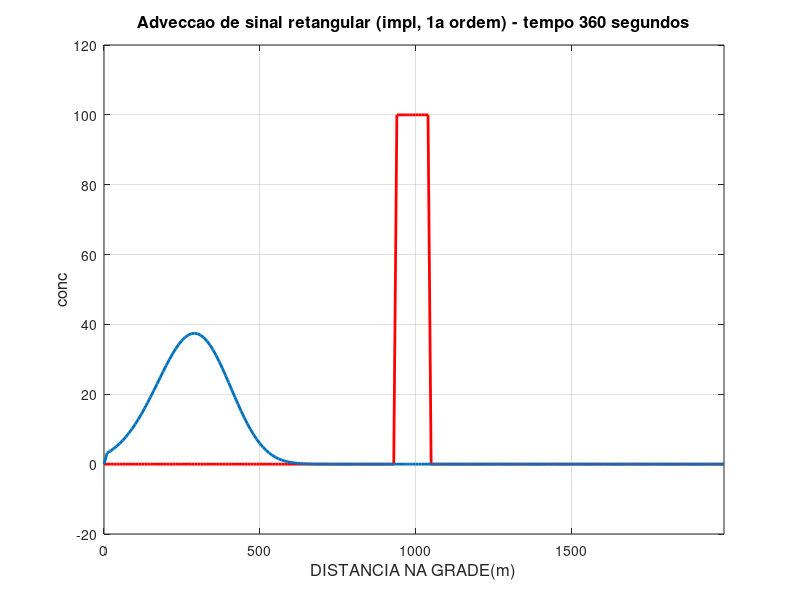

Here is the MATLAB script that generated this plot:
% SOLUCAO DA EQUACAO DA ADVECCAO UNI-DIMENSIONAL LINEAR 
% POR METODO EXPLICITO DE PRIMEIRA ORDEM NO TEMPO E NO ESPACO. 
% SOLUCAO DA ADVECCAO DE UM SINAL RETANGULAR EM SUB-REGIAO DA GRADE   

% FORNECER NUMERO DE PONTOS DA GRADE, NUMERO DE PASSOS DE TEMPO, VELOCIDADE (m/s),
% ESPACAMENTO DE GRADE (m), PASSO DE TEMPO (s),
% AMPLITUDE DO SINAL E SUA POSICAO INICIAL NA GRADE
% E FREQUENCIA DE PLOTAGEM

% referencia exercicio 2.3

%clear all; close all; 
clc

% CONSTANTES DO MODELO
jmax=200;
nmax=90;
% testar com c=2;
c=-2;
dx=10;
% testar com dt=5 (coef de amplificacao = 1)
dt=4;

% parametros extras
pol=100;
posini=95;
posfim=105;
freqplo=5;
xgrid=((1:jmax)-1)*dx;

% CALCULOS INICIAIS
qpos=(c+abs(c))*dt/dx/2;
qneg=(c-abs(c))*dt/dx/2;

% CONDICOES INICIAIS
fatu=zeros(jmax,1);
fren=zeros(jmax,1);

fatu(posini:posfim)=pol;
fcin=fatu;

contplo=1;
pol020=0.2*pol;
pol120=1.2*pol;

sj=zeros(1,jmax);
pj=zeros(1,jmax);
dj=zeros(1,jmax);

aj=0;
bj=1-c*dt/dx;
cj=c*dt/dx;

% LOOP NO TEMPO
% CONDICOES DE CONTORNO
% FORMULA DE RECORRENCIA
% PLOTAGEM (PRESSIONE ENTER PARA EVOLUIR NO TEMPO)
% EVOLUCAO NO TEMPO DAS VARIAVEIS
for n=2:nmax
   tempo=n*dt;
   
   dj = fatu;
   % varredura ascendente
   for j=2:jmax-1
      sj(j) = -cj / (bj + aj*sj(j-1));
      pj(j) = (dj(j) - aj*pj(j-1)) / (bj+aj*sj(j-1));
   end
   % varredura descendente
   for j=jmax-1:-1:2
      fren(j) = sj(j) * fren(j+1) + pj(j);
   end
%    fren(2:jmax-1)=fatu(2:jmax-1) ...
%        - qpos*(fatu(2:jmax-1) - fatu(1:jmax-2)) ...
%        - qneg*(fatu(3:jmax)   - fatu(2:jmax-1));
   contplo=contplo+1;
   if(contplo==freqplo)
       contplo=0;
       figure (1)
       plot(xgrid,fcin,'r','LineWidth',2)
       hold
       grid on
       plot(xgrid,fren,'LineWidth',2)
       axis([xgrid(1) xgrid(jmax) -pol020 pol120]);
       title(['Adveccao de sinal retangular (impl, 1a ordem) - tempo ',...
           num2str(tempo),' segundos'],'fontsize',12)
       xlabel('DISTANCIA NA GRADE(m)','fontsize',12)
       ylabel('conc','fontsize',12)
       % pause
       hold off
   end
   fatu=fren;
end
